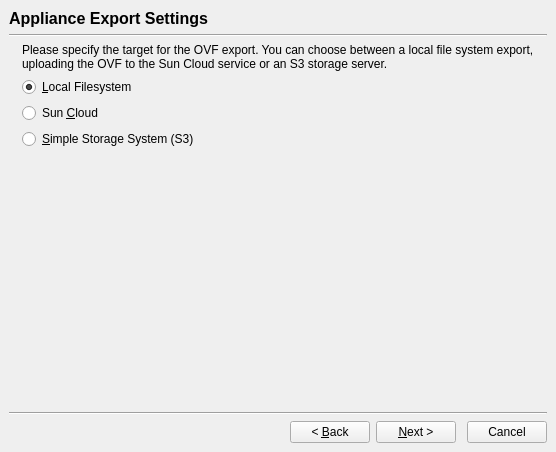
<?xml version="1.0" encoding="UTF-8"?>
<ui version="4.0">
 <comment>
 VBox frontends: Qt4 GUI (&quot;VirtualBox&quot;):

     Copyright (C) 2009 Sun Microsystems, Inc.

     This file is part of VirtualBox Open Source Edition (OSE), as
     available from http://www.virtualbox.org. This file is free software;
     you can redistribute it and/or modify it under the terms of the GNU
     General Public License (GPL) as published by the Free Software
     Foundation, in version 2 as it comes in the "COPYING" file of the
     VirtualBox OSE distribution. VirtualBox OSE is distributed in the
     hope that it will be useful, but WITHOUT ANY WARRANTY of any kind.

     Please contact Sun Microsystems, Inc., 4150 Network Circle, Santa
     Clara, CA 95054 USA or visit http://www.sun.com if you need
     additional information or have any questions.
 </comment>
 <class>VBoxExportApplianceWzd</class>
 <widget class="QWidget" name="VBoxExportApplianceWzd">
  <property name="geometry">
   <rect>
    <x>0</x>
    <y>0</y>
    <width>556</width>
    <height>452</height>
   </rect>
  </property>
  <property name="windowTitle">
   <string>Appliance Export Wizard</string>
  </property>
  <layout class="QVBoxLayout" name="verticalLayout">
   <property name="margin">
    <number>0</number>
   </property>
   <item>
    <widget class="QStackedWidget" name="mPageStack">
     <property name="currentIndex">
      <number>2</number>
     </property>
     <widget class="QWidget" name="mVMSelectPage">
      <layout class="QVBoxLayout" name="verticalLayout_2">
       <item>
        <widget class="QLabel" name="mPageWelcomeHdr">
         <property name="font">
          <font>
           <family>Arial</family>
           <pointsize>12</pointsize>
           <weight>75</weight>
           <bold>true</bold>
          </font>
         </property>
         <property name="text">
          <string>Welcome to the Appliance Export Wizard!</string>
         </property>
        </widget>
       </item>
       <item>
        <widget class="Line" name="line11">
         <property name="orientation">
          <enum>Qt::Horizontal</enum>
         </property>
        </widget>
       </item>
       <item>
        <layout class="QGridLayout" name="gridLayout">
         <item row="0" column="0" rowspan="3">
          <widget class="QLabel" name="mLogoWelcome">
           <property name="sizePolicy">
            <sizepolicy hsizetype="Maximum" vsizetype="Minimum">
             <horstretch>0</horstretch>
             <verstretch>0</verstretch>
            </sizepolicy>
           </property>
           <property name="autoFillBackground">
            <bool>true</bool>
           </property>
           <property name="text">
            <string/>
           </property>
           <property name="pixmap">
            <pixmap resource="../VirtualBox1.qrc">:/vmw_ovf_import.png</pixmap>
           </property>
           <property name="alignment">
            <set>Qt::AlignLeading|Qt::AlignLeft|Qt::AlignTop</set>
           </property>
          </widget>
         </item>
         <item row="0" column="1">
          <widget class="QILabel" name="mTextWelcome">
           <property name="sizePolicy">
            <sizepolicy hsizetype="Minimum" vsizetype="Minimum">
             <horstretch>0</horstretch>
             <verstretch>0</verstretch>
            </sizepolicy>
           </property>
           <property name="minimumSize">
            <size>
             <width>300</width>
             <height>0</height>
            </size>
           </property>
           <property name="text">
            <string>&lt;!DOCTYPE HTML PUBLIC &quot;-//W3C//DTD HTML 4.0//EN&quot; &quot;http://www.w3.org/TR/REC-html40/strict.dtd&quot;&gt;
&lt;html&gt;&lt;head&gt;&lt;meta name=&quot;qrichtext&quot; content=&quot;1&quot; /&gt;&lt;style type=&quot;text/css&quot;&gt;
p, li { white-space: pre-wrap; }
&lt;/style&gt;&lt;/head&gt;&lt;body&gt;
&lt;p style=&quot; margin-top:12px; margin-bottom:12px; margin-left:0px; margin-right:0px; -qt-block-indent:0; text-indent:0px;&quot;&gt;This wizard will guide you through the process of exporting an appliance. &lt;/p&gt;
&lt;p style=&quot; margin-top:12px; margin-bottom:12px; margin-left:0px; margin-right:0px; -qt-block-indent:0; text-indent:0px;&quot;&gt;Use the &lt;span style=&quot; font-weight:600;&quot;&gt;Next&lt;/span&gt; button to go the next page of the wizard and the &lt;span style=&quot; font-weight:600;&quot;&gt;Back&lt;/span&gt; button to return to the previous page.&lt;/p&gt;
&lt;p style=&quot; margin-top:12px; margin-bottom:12px; margin-left:0px; margin-right:0px; -qt-block-indent:0; text-indent:0px;&quot;&gt;Please select the virtual machines that you wish to the appliance. You can select more than one. Please note that these machines have to be turned off before they can be exported.&lt;/p&gt;&lt;/body&gt;&lt;/html&gt;</string>
           </property>
           <property name="wordWrap">
            <bool>true</bool>
           </property>
          </widget>
         </item>
         <item row="1" column="1">
          <widget class="QListWidget" name="mVMListWidget"/>
         </item>
        </layout>
       </item>
       <item>
        <widget class="Line" name="line12">
         <property name="orientation">
          <enum>Qt::Horizontal</enum>
         </property>
        </widget>
       </item>
       <item>
        <layout class="QHBoxLayout" name="_2">
         <item>
          <spacer>
           <property name="orientation">
            <enum>Qt::Horizontal</enum>
           </property>
           <property name="sizeHint" stdset="0">
            <size>
             <width>0</width>
             <height>0</height>
            </size>
           </property>
          </spacer>
         </item>
         <item>
          <widget class="QPushButton" name="mBtnBack1">
           <property name="enabled">
            <bool>false</bool>
           </property>
           <property name="text">
            <string>&lt; &amp;Back</string>
           </property>
          </widget>
         </item>
         <item>
          <widget class="QPushButton" name="mBtnNext1">
           <property name="text">
            <string>&amp;Next &gt;</string>
           </property>
          </widget>
         </item>
         <item>
          <spacer>
           <property name="orientation">
            <enum>Qt::Horizontal</enum>
           </property>
           <property name="sizeType">
            <enum>QSizePolicy::Fixed</enum>
           </property>
           <property name="sizeHint" stdset="0">
            <size>
             <width>5</width>
             <height>0</height>
            </size>
           </property>
          </spacer>
         </item>
         <item>
          <widget class="QPushButton" name="mBtnCancel1">
           <property name="text">
            <string>Cancel</string>
           </property>
          </widget>
         </item>
        </layout>
       </item>
      </layout>
     </widget>
     <widget class="QWidget" name="mVMSettingsPage">
      <layout class="QVBoxLayout" name="verticalLayout_4">
       <item>
        <widget class="QLabel" name="mPageSettingsHdr">
         <property name="font">
          <font>
           <family>Arial</family>
           <pointsize>12</pointsize>
           <weight>75</weight>
           <bold>true</bold>
          </font>
         </property>
         <property name="text">
          <string>Appliance Export Settings</string>
         </property>
        </widget>
       </item>
       <item>
        <widget class="Line" name="line21_2">
         <property name="orientation">
          <enum>Qt::Horizontal</enum>
         </property>
        </widget>
       </item>
       <item>
        <layout class="QGridLayout" name="gridLayout_3">
         <item row="0" column="0" rowspan="2">
          <widget class="QLabel" name="mLogoSettings">
           <property name="sizePolicy">
            <sizepolicy hsizetype="Maximum" vsizetype="Minimum">
             <horstretch>0</horstretch>
             <verstretch>0</verstretch>
            </sizepolicy>
           </property>
           <property name="autoFillBackground">
            <bool>true</bool>
           </property>
           <property name="text">
            <string/>
           </property>
           <property name="pixmap">
            <pixmap resource="../VirtualBox1.qrc">:/vmw_ovf_import.png</pixmap>
           </property>
           <property name="alignment">
            <set>Qt::AlignLeading|Qt::AlignLeft|Qt::AlignTop</set>
           </property>
          </widget>
         </item>
         <item row="0" column="1">
          <widget class="QILabel" name="mTextSettings">
           <property name="sizePolicy">
            <sizepolicy hsizetype="Minimum" vsizetype="Minimum">
             <horstretch>0</horstretch>
             <verstretch>0</verstretch>
            </sizepolicy>
           </property>
           <property name="minimumSize">
            <size>
             <width>300</width>
             <height>0</height>
            </size>
           </property>
           <property name="text">
            <string>Here you can change additional configuration values of the selected virtual machines. You can modify most of the properties shown by double-clicking on the items.</string>
           </property>
           <property name="wordWrap">
            <bool>true</bool>
           </property>
          </widget>
         </item>
         <item row="1" column="1">
          <widget class="VBoxExportApplianceWgt" name="mExportSettingsWgt" native="true">
           <property name="enabled">
            <bool>true</bool>
           </property>
           <property name="sizePolicy">
            <sizepolicy hsizetype="Preferred" vsizetype="MinimumExpanding">
             <horstretch>0</horstretch>
             <verstretch>0</verstretch>
            </sizepolicy>
           </property>
           <property name="minimumSize">
            <size>
             <width>0</width>
             <height>0</height>
            </size>
           </property>
           <property name="baseSize">
            <size>
             <width>0</width>
             <height>0</height>
            </size>
           </property>
          </widget>
         </item>
        </layout>
       </item>
       <item>
        <widget class="Line" name="line22_2">
         <property name="orientation">
          <enum>Qt::Horizontal</enum>
         </property>
        </widget>
       </item>
       <item>
        <layout class="QHBoxLayout" name="_4">
         <item>
          <widget class="QPushButton" name="mBtnRestore">
           <property name="text">
            <string>Restore Defaults</string>
           </property>
          </widget>
         </item>
         <item>
          <spacer>
           <property name="orientation">
            <enum>Qt::Horizontal</enum>
           </property>
           <property name="sizeHint" stdset="0">
            <size>
             <width>0</width>
             <height>0</height>
            </size>
           </property>
          </spacer>
         </item>
         <item>
          <widget class="QPushButton" name="mBtnBack2">
           <property name="text">
            <string>&lt; &amp;Back</string>
           </property>
          </widget>
         </item>
         <item>
          <widget class="QPushButton" name="mBtnNext2">
           <property name="text">
            <string>&amp;Next &gt;</string>
           </property>
          </widget>
         </item>
         <item>
          <spacer>
           <property name="orientation">
            <enum>Qt::Horizontal</enum>
           </property>
           <property name="sizeType">
            <enum>QSizePolicy::Fixed</enum>
           </property>
           <property name="sizeHint" stdset="0">
            <size>
             <width>5</width>
             <height>0</height>
            </size>
           </property>
          </spacer>
         </item>
         <item>
          <widget class="QPushButton" name="mBtnCancel2">
           <property name="text">
            <string>Cancel</string>
           </property>
          </widget>
         </item>
        </layout>
       </item>
      </layout>
     </widget>
     <widget class="QWidget" name="mTargetSelectPage">
      <layout class="QVBoxLayout" name="verticalLayout_6">
       <item>
        <widget class="QLabel" name="mPageTargetSelectHdr">
         <property name="font">
          <font>
           <family>Arial</family>
           <pointsize>12</pointsize>
           <weight>75</weight>
           <bold>true</bold>
          </font>
         </property>
         <property name="text">
          <string>Appliance Export Settings</string>
         </property>
        </widget>
       </item>
       <item>
        <widget class="Line" name="line21_3">
         <property name="orientation">
          <enum>Qt::Horizontal</enum>
         </property>
        </widget>
       </item>
       <item>
        <layout class="QGridLayout" name="gridLayout_5">
         <item row="0" column="0" rowspan="2">
          <widget class="QLabel" name="mLogoTargetSelect">
           <property name="sizePolicy">
            <sizepolicy hsizetype="Maximum" vsizetype="Minimum">
             <horstretch>0</horstretch>
             <verstretch>0</verstretch>
            </sizepolicy>
           </property>
           <property name="autoFillBackground">
            <bool>true</bool>
           </property>
           <property name="text">
            <string/>
           </property>
           <property name="pixmap">
            <pixmap resource="../VirtualBox1.qrc">:/vmw_ovf_import.png</pixmap>
           </property>
           <property name="alignment">
            <set>Qt::AlignLeading|Qt::AlignLeft|Qt::AlignTop</set>
           </property>
          </widget>
         </item>
         <item row="0" column="1">
          <widget class="QILabel" name="mTextTargetSelect">
           <property name="sizePolicy">
            <sizepolicy hsizetype="Minimum" vsizetype="Minimum">
             <horstretch>0</horstretch>
             <verstretch>0</verstretch>
            </sizepolicy>
           </property>
           <property name="minimumSize">
            <size>
             <width>300</width>
             <height>0</height>
            </size>
           </property>
           <property name="text">
            <string>Please specify the target for the OVF export. You can choose between a local file system export, uploading the OVF to the Sun Cloud service or an S3 storage server.</string>
           </property>
           <property name="wordWrap">
            <bool>true</bool>
           </property>
          </widget>
         </item>
         <item row="1" column="1">
          <layout class="QVBoxLayout" name="verticalLayout_5">
           <item>
            <widget class="QRadioButton" name="mRBtnLocalFileSystem">
             <property name="text">
              <string>&amp;Local Filesystem </string>
             </property>
             <property name="checked">
              <bool>true</bool>
             </property>
            </widget>
           </item>
           <item>
            <widget class="QRadioButton" name="mRBtnSunCloud">
             <property name="text">
              <string>Sun &amp;Cloud</string>
             </property>
            </widget>
           </item>
           <item>
            <widget class="QRadioButton" name="mRBtnS3">
             <property name="text">
              <string>&amp;Simple Storage System (S3)</string>
             </property>
            </widget>
           </item>
           <item>
            <spacer name="verticalSpacer">
             <property name="orientation">
              <enum>Qt::Vertical</enum>
             </property>
             <property name="sizeHint" stdset="0">
              <size>
               <width>20</width>
               <height>40</height>
              </size>
             </property>
            </spacer>
           </item>
          </layout>
         </item>
        </layout>
       </item>
       <item>
        <widget class="Line" name="line22_3">
         <property name="orientation">
          <enum>Qt::Horizontal</enum>
         </property>
        </widget>
       </item>
       <item>
        <layout class="QHBoxLayout" name="_6">
         <item>
          <spacer>
           <property name="orientation">
            <enum>Qt::Horizontal</enum>
           </property>
           <property name="sizeHint" stdset="0">
            <size>
             <width>0</width>
             <height>0</height>
            </size>
           </property>
          </spacer>
         </item>
         <item>
          <widget class="QPushButton" name="mBtnBack3">
           <property name="text">
            <string>&lt; &amp;Back</string>
           </property>
          </widget>
         </item>
         <item>
          <widget class="QPushButton" name="mBtnNext3">
           <property name="text">
            <string>&amp;Next &gt;</string>
           </property>
          </widget>
         </item>
         <item>
          <spacer>
           <property name="orientation">
            <enum>Qt::Horizontal</enum>
           </property>
           <property name="sizeType">
            <enum>QSizePolicy::Fixed</enum>
           </property>
           <property name="sizeHint" stdset="0">
            <size>
             <width>5</width>
             <height>0</height>
            </size>
           </property>
          </spacer>
         </item>
         <item>
          <widget class="QPushButton" name="mBtnCancel3">
           <property name="text">
            <string>Cancel</string>
           </property>
          </widget>
         </item>
        </layout>
       </item>
      </layout>
     </widget>
     <widget class="QWidget" name="mTargetOptionsPage">
      <layout class="QVBoxLayout" name="verticalLayout_3">
       <item>
        <widget class="QLabel" name="mPageTargetOptionsHdr">
         <property name="font">
          <font>
           <family>Arial</family>
           <pointsize>12</pointsize>
           <weight>75</weight>
           <bold>true</bold>
          </font>
         </property>
         <property name="text">
          <string>Appliance Export Settings</string>
         </property>
        </widget>
       </item>
       <item>
        <widget class="Line" name="line21">
         <property name="orientation">
          <enum>Qt::Horizontal</enum>
         </property>
        </widget>
       </item>
       <item>
        <layout class="QGridLayout" name="gridLayout_4">
         <item row="0" column="0" rowspan="4">
          <widget class="QLabel" name="mLogoTargetOptions">
           <property name="sizePolicy">
            <sizepolicy hsizetype="Maximum" vsizetype="Minimum">
             <horstretch>0</horstretch>
             <verstretch>0</verstretch>
            </sizepolicy>
           </property>
           <property name="autoFillBackground">
            <bool>true</bool>
           </property>
           <property name="text">
            <string/>
           </property>
           <property name="pixmap">
            <pixmap resource="../VirtualBox1.qrc">:/vmw_ovf_import.png</pixmap>
           </property>
           <property name="alignment">
            <set>Qt::AlignLeading|Qt::AlignLeft|Qt::AlignTop</set>
           </property>
          </widget>
         </item>
         <item row="0" column="1">
          <widget class="QILabel" name="mTextTargetOptions">
           <property name="sizePolicy">
            <sizepolicy hsizetype="Minimum" vsizetype="Minimum">
             <horstretch>0</horstretch>
             <verstretch>0</verstretch>
            </sizepolicy>
           </property>
           <property name="minimumSize">
            <size>
             <width>300</width>
             <height>0</height>
            </size>
           </property>
           <property name="wordWrap">
            <bool>true</bool>
           </property>
          </widget>
         </item>
         <item row="1" column="1">
          <layout class="QGridLayout" name="gridLayout_2">
           <item row="0" column="0">
            <widget class="QLabel" name="mLblUsername">
             <property name="text">
              <string>&amp;Username:</string>
             </property>
             <property name="buddy">
              <cstring>mLeUsername</cstring>
             </property>
            </widget>
           </item>
           <item row="0" column="1">
            <widget class="QLineEdit" name="mLeUsername"/>
           </item>
           <item row="1" column="0">
            <widget class="QLabel" name="mLblPassword">
             <property name="text">
              <string>&amp;Password:</string>
             </property>
             <property name="buddy">
              <cstring>mLePassword</cstring>
             </property>
            </widget>
           </item>
           <item row="1" column="1">
            <widget class="QLineEdit" name="mLePassword">
             <property name="echoMode">
              <enum>QLineEdit::Password</enum>
             </property>
            </widget>
           </item>
           <item row="3" column="1">
            <widget class="QLineEdit" name="mLeBucket"/>
           </item>
           <item row="5" column="0">
            <widget class="QLabel" name="mLblFile">
             <property name="text">
              <string>&amp;File:</string>
             </property>
             <property name="buddy">
              <cstring>mFileSelector</cstring>
             </property>
            </widget>
           </item>
           <item row="5" column="1">
            <widget class="VBoxEmptyFileSelector" name="mFileSelector" native="true"/>
           </item>
           <item row="3" column="0">
            <widget class="QLabel" name="mLblBucket">
             <property name="text">
              <string>&amp;Bucket:</string>
             </property>
             <property name="buddy">
              <cstring>mLeBucket</cstring>
             </property>
            </widget>
           </item>
           <item row="2" column="0">
            <widget class="QLabel" name="mLblHostname">
             <property name="text">
              <string>&amp;Hostname:</string>
             </property>
             <property name="buddy">
              <cstring>mLeHostname</cstring>
             </property>
            </widget>
           </item>
           <item row="2" column="1">
            <widget class="QLineEdit" name="mLeHostname"/>
           </item>
          </layout>
         </item>
         <item row="2" column="1">
          <widget class="QCheckBox" name="mSelectOVF09">
           <property name="toolTip">
            <string>Write in legacy OVF 0.9 format for compatibility with other virtualization products.</string>
           </property>
           <property name="text">
            <string>&amp;Write legacy OVF 0.9</string>
           </property>
          </widget>
         </item>
         <item row="3" column="1">
          <spacer name="spacer">
           <property name="orientation">
            <enum>Qt::Vertical</enum>
           </property>
           <property name="sizeHint" stdset="0">
            <size>
             <width>415</width>
             <height>46</height>
            </size>
           </property>
          </spacer>
         </item>
        </layout>
       </item>
       <item>
        <widget class="Line" name="line22">
         <property name="orientation">
          <enum>Qt::Horizontal</enum>
         </property>
        </widget>
       </item>
       <item>
        <layout class="QHBoxLayout" name="_3">
         <item>
          <spacer>
           <property name="orientation">
            <enum>Qt::Horizontal</enum>
           </property>
           <property name="sizeHint" stdset="0">
            <size>
             <width>0</width>
             <height>0</height>
            </size>
           </property>
          </spacer>
         </item>
         <item>
          <widget class="QPushButton" name="mBtnBack4">
           <property name="text">
            <string>&lt; &amp;Back</string>
           </property>
          </widget>
         </item>
         <item>
          <widget class="QPushButton" name="mBtnFinish">
           <property name="text">
            <string>&amp;Export &gt;</string>
           </property>
          </widget>
         </item>
         <item>
          <spacer>
           <property name="orientation">
            <enum>Qt::Horizontal</enum>
           </property>
           <property name="sizeType">
            <enum>QSizePolicy::Fixed</enum>
           </property>
           <property name="sizeHint" stdset="0">
            <size>
             <width>5</width>
             <height>0</height>
            </size>
           </property>
          </spacer>
         </item>
         <item>
          <widget class="QPushButton" name="mBtnCancel4">
           <property name="text">
            <string>Cancel</string>
           </property>
          </widget>
         </item>
        </layout>
       </item>
      </layout>
     </widget>
    </widget>
   </item>
  </layout>
 </widget>
 <customwidgets>
  <customwidget>
   <class>QILabel</class>
   <extends>QLabel</extends>
   <header>QILabel.h</header>
  </customwidget>
  <customwidget>
   <class>VBoxEmptyFileSelector</class>
   <extends>QWidget</extends>
   <header>VBoxFilePathSelectorWidget.h</header>
  </customwidget>
  <customwidget>
   <class>VBoxExportApplianceWgt</class>
   <extends>QWidget</extends>
   <header>VBoxExportApplianceWgt.h</header>
   <container>1</container>
  </customwidget>
 </customwidgets>
 <tabstops>
  <tabstop>mVMListWidget</tabstop>
  <tabstop>mBtnBack1</tabstop>
  <tabstop>mBtnNext1</tabstop>
  <tabstop>mBtnCancel1</tabstop>
  <tabstop>mTargetOptionsPage</tabstop>
  <tabstop>mBtnRestore</tabstop>
  <tabstop>mBtnBack2</tabstop>
  <tabstop>mBtnNext2</tabstop>
  <tabstop>mBtnCancel2</tabstop>
  <tabstop>mLeUsername</tabstop>
  <tabstop>mLePassword</tabstop>
  <tabstop>mLeHostname</tabstop>
  <tabstop>mLeBucket</tabstop>
  <tabstop>mFileSelector</tabstop>
  <tabstop>mSelectOVF09</tabstop>
  <tabstop>mBtnBack4</tabstop>
  <tabstop>mBtnFinish</tabstop>
  <tabstop>mBtnCancel4</tabstop>
 </tabstops>
 <resources>
  <include location="../VirtualBox1.qrc"/>
 </resources>
 <connections/>
</ui>
